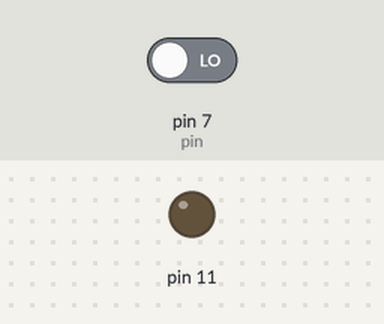
The sketch below on a simulated Arduino Uno, built with avr-gcc and run on an emulated ATmega328P. Parts: output pins drawn as LEDs (lit = HIGH). The inputs (shaded band) are chosen by the test bench; at power-on: pin 7 (pin) LOW. What the sketch prints to the serial monitor is not drawn.

Above: at 1.2 s.
1.3 s: pin 7 (pin) driven HIGH
At 2.6 s:
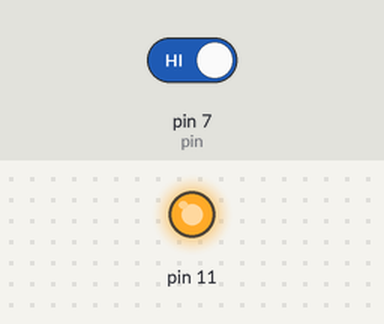
Timing chart, 0 to 4.3 s (numbered marks = the images above; inputs shaded):
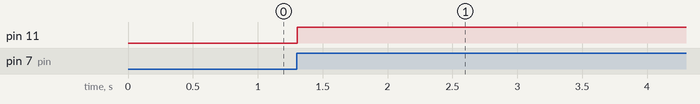

Measured:
- after the input at 1.3 s, pin 11: LOW → HIGH at once

The sketch:

toggle.ino
```cpp
int pin=7;
void setup()
{
  pinMode(pin,INPUT);
  pinMode(11,OUTPUT);
  Serial.begin(9600);
  Serial.println("Testing");
}
int k=0,prev=0;
void loop()
{
int value=digitalRead(pin);
Serial.println(value);
if(value==1 && prev==0)
{ if(k==0)
  k=1;
  else
  k=0;
}
prev=value;
digitalWrite(11,k);

}
```
